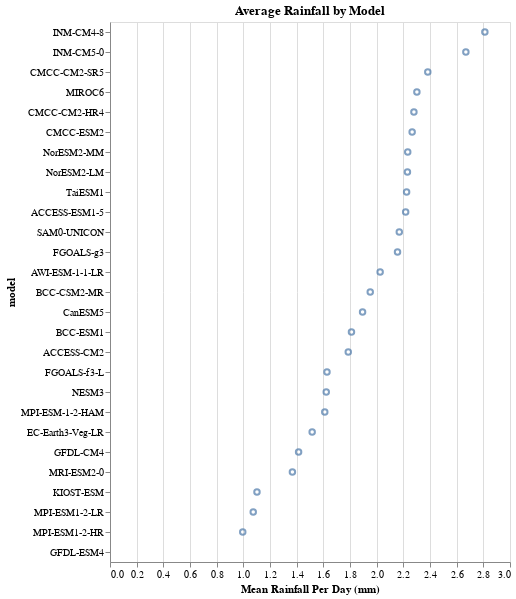

The cell this chart's notebook holds for it:
### Markdown cell above
Calculating model-wise summaries also took a long time-- almost a minute! However, the memory usage was reasonable, at 431 MiB.

Let's plot this result:

### Code cell
base = alt.Chart(res, title = "Average Rainfall by Model")
points = base.mark_point().encode(
    alt.Y("model:N", sort="-x"),
    alt.X("mean:Q", title = "Mean Rainfall Per Day (mm)")
)

points

### Figure 1 — Vega-Lite specification as saved in the notebook (floating-point values rounded to 4 significant figures)
{"$schema": "https://vega.github.io/schema/vega-lite/v4.8.1.json", "config": {"view": {"continuousHeight": 300, "continuousWidth": 400}}, "data": {"name": "data-f0c50a9bf33d2479c3afbc77ebce0ee6"}, "datasets": {"data-f0c50a9bf33d2479c3afbc77ebce0ee6": [{"mean": 0.9956, "model": "MPI-ESM1-2-HR", "std": 4.084}, {"mean": 1.074, "model": "MPI-ESM1-2-LR", "std": 3.912}, {"mean": 1.102, "model": "KIOST-ESM", "std": 3.852}, {"mean": 1.368, "model": "MRI-ESM2-0", "std": 4.518}, {"mean": 1.414, "model": "GFDL-CM4", "std": 5.025}, {"mean": 1.516, "model": "EC-Earth3-Veg-LR", "std": 4.714}, {"mean": 1.611, "model": "MPI-ESM-1-2-HAM", "std": 4.886}, {"mean": 1.622, "model": "NESM3", "std": 4.972}, {"mean": 1.627, "model": "FGOALS-f3-L", "std": 5.747}, {"mean": 1.787, "model": "ACCESS-CM2", "std": 5.914}, {"mean": 1.811, "model": "BCC-ESM1", "std": 5.358}, {"mean": 1.894, "model": "CanESM5", "std": 5.836}, {"mean": 1.952, "model": "BCC-CSM2-MR", "std": 6.201}, {"mean": 2.026, "model": "AWI-ESM-1-1-LR", "std": 5.322}, {"mean": 2.156, "model": "FGOALS-g3", "std": 6.015}, {"mean": 2.17, "model": "SAM0-UNICON", "std": 6.383}, {"mean": 2.218, "model": "ACCESS-ESM1-5", "std": 6.422}, {"mean": 2.225, "model": "TaiESM1", "std": 5.887}, {"mean": 2.231, "model": "NorESM2-LM", "std": 5.682}, {"mean": 2.233, "model": "NorESM2-MM", "std": 6.152}, {"mean": 2.266, "model": "CMCC-ESM2", "std": 5.538}, {"mean": 2.279, "model": "CMCC-CM2-HR4", "std": 5.63}, {"mean": 2.302, "model": "MIROC6", "std": 6.394}, {"mean": 2.383, "model": "CMCC-CM2-SR5", "std": 5.896}, {"mean": 2.669, "model": "INM-CM5-0", "std": 6.534}, {"mean": 2.811, "model": "INM-CM4-8", "std": 6.266}, {"mean": null, "model": "GFDL-ESM4", "std": null}]}, "encoding": {"x": {"field": "mean", "title": "Mean Rainfall Per Day (mm)", "type": "quantitative"}, "y": {"field": "model", "sort": "-x", "type": "nominal"}}, "mark": "point", "title": "Average Rainfall by Model"}
